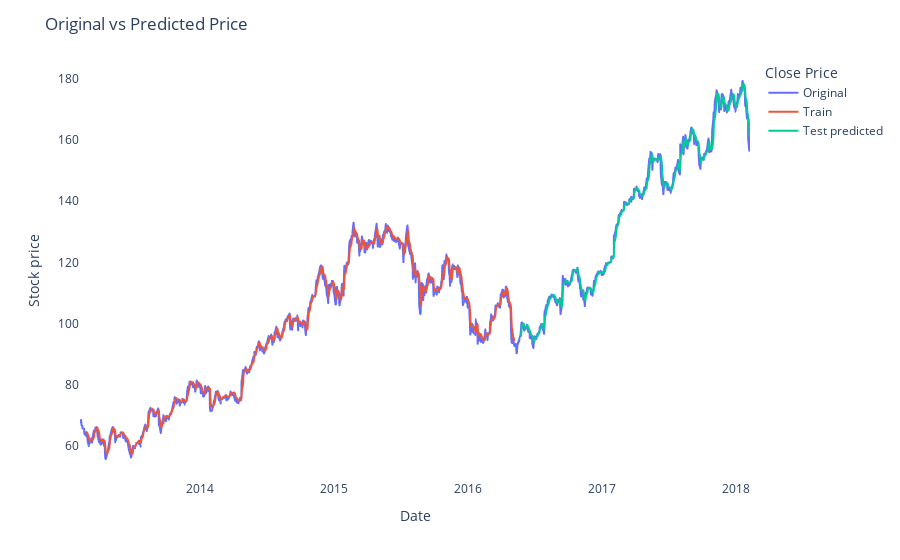

Notebook code for this chart:
### Code cell
train_predict=model.predict(X_train)
test_predict=model.predict(X_test)
look_back=time_step
trainPredictPlot = np.empty_like(close_df)
trainPredictPlot[:, :] = np.nan
trainPredictPlot[look_back:len(train_predict)+look_back, :] = train_predict
# shift test predictions for plotting
testPredictPlot = np.empty_like(close_df)
testPredictPlot[:, :] = np.nan
testPredictPlot[len(train_predict)+(look_back*2)+1:len(close_df)-1, :] = test_predict
names = cycle(['Original','Train','Test predicted'])
plotdf = pd.DataFrame({'date': df6['date'],
                       'original_close': df6['close'],
                      'train_predicted_close': trainPredictPlot.reshape(1,-1)[0].tolist(),
                      'test_predicted_close': testPredictPlot.reshape(1,-1)[0].tolist()})
fig = px.line(plotdf,x=plotdf['date'], y=[plotdf['original_close'],plotdf['train_predicted_close'],
                                          plotdf['test_predicted_close']],
              labels={'value':'Stock price','date': 'Date'})

fig.update_layout(title_text='Original vs Predicted Price',
                  plot_bgcolor='white',legend_title_text='Close Price')
fig.for_each_trace(lambda t:  t.update(name = next(names)))
fig.update_xaxes(showgrid=False)
fig.update_yaxes(showgrid=False)
fig.show()

### Figure 1 — Plotly figure (JSON) as saved in the notebook; plotly's stock layout.template omitted (floating-point values rounded to 4 significant figures; data arrays with more than 128 entries replaced by an {"elided": "..."} marker saying what was removed)
{"data": [{"hovertemplate": "variable=original_close<br>Date=%{x}<br>Stock price=%{y}<extra></extra>", "legendgroup": "original_close", "line": {"color": "#636efa", "dash": "solid"}, "marker": {"symbol": "circle"}, "mode": "lines", "name": "Original", "showlegend": true, "type": "scattergl", "x": {"elided": "1259 str values"}, "xaxis": "x", "y": {"elided": "1259 float values"}, "yaxis": "y"}, {"hovertemplate": "variable=train_predicted_close<br>Date=%{x}<br>Stock price=%{y}<extra></extra>", "legendgroup": "train_predicted_close", "line": {"color": "#EF553B", "dash": "solid"}, "marker": {"symbol": "circle"}, "mode": "lines", "name": "Train", "showlegend": true, "type": "scattergl", "x": {"elided": "1259 str values"}, "xaxis": "x", "y": {"elided": "1259 float values"}, "yaxis": "y"}, {"hovertemplate": "variable=test_predicted_close<br>Date=%{x}<br>Stock price=%{y}<extra></extra>", "legendgroup": "test_predicted_close", "line": {"color": "#00cc96", "dash": "solid"}, "marker": {"symbol": "circle"}, "mode": "lines", "name": "Test predicted", "showlegend": true, "type": "scattergl", "x": {"elided": "1259 str values"}, "xaxis": "x", "y": {"elided": "1259 float values"}, "yaxis": "y"}], "layout": {"legend": {"title": {"text": "Close Price"}, "tracegroupgap": 0}, "margin": {"t": 60}, "plot_bgcolor": "white", "title": {"text": "Original vs Predicted Price"}, "xaxis": {"anchor": "y", "domain": [0, 1], "showgrid": false, "title": {"text": "Date"}}, "yaxis": {"anchor": "x", "domain": [0, 1], "showgrid": false, "title": {"text": "Stock price"}}}}
